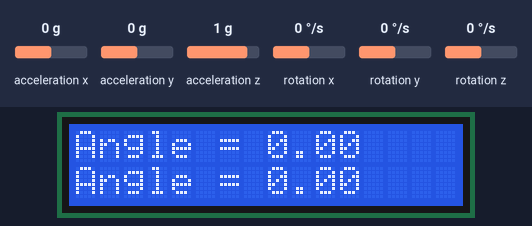
The sketch below on a simulated Arduino Uno, built with avr-gcc and run on an emulated ATmega328P. On the bench: 16×2 character LCD. Wiring (inferred from the names in the program): MPU-9250 motion sensor at I2C address 0x68. Inputs (shaded band) come from the test bench; at power-on: acceleration y 0 g, acceleration x 0 g, acceleration z 1 g, rotation x 0 °/s, rotation y 0 °/s, rotation z 0 °/s. What the sketch prints to the serial monitor is not drawn.

Above: at 1.2 s.
1.3 s: acceleration y set to -1.4 g
At 2.0 s:
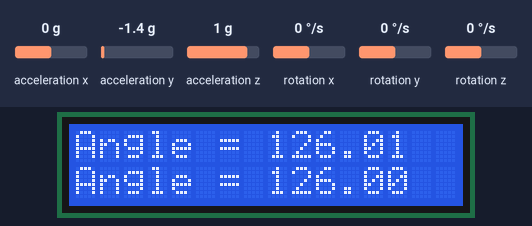
2.8 s: acceleration y set to -0.8 g
At 3.2 s:
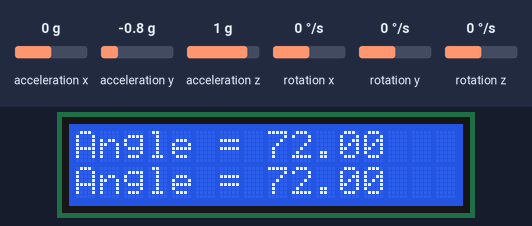
4.4 s: acceleration y set to -1.4 g
At 5.4 s:
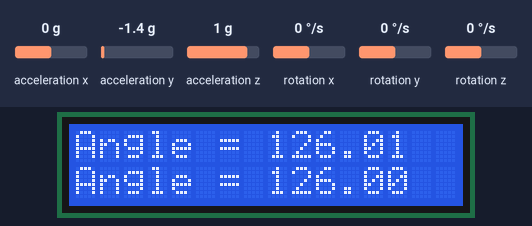
7.4 s: acceleration y set to 0 g
At 7.9 s:
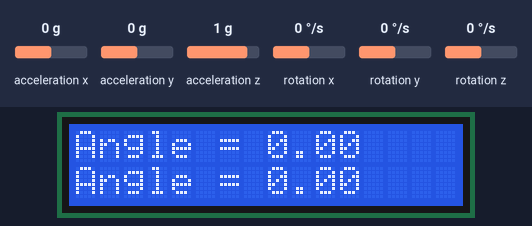
9.0 s: acceleration y set to 1.4 g
At 9.9 s:
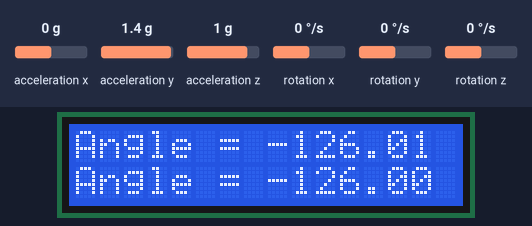
Timing chart, 0 to 12.0 s (numbered marks = the images above; inputs shaded):
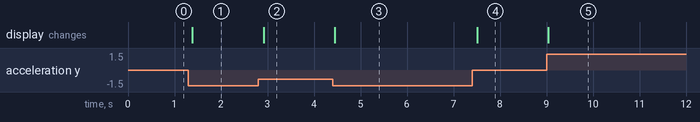

Measured:
- after the input at 1.3 s, the display: changes after 0.08 s (image 1)
- after the input at 2.8 s, the display: changes after 0.11 s (image 2)
- after the input at 4.4 s, the display: changes at once (image 3)
- after the input at 7.4 s, the display: changes after 0.11 s (image 4)
- after the input at 9.0 s, the display: changes at once (image 5)

The sketch:

MPU9250SpiritLevel.ino
```cpp
//#include <Arduino.h>
#include "Wire.h"
#include <LiquidCrystal.h>
#define MPU9250_ADDRESS 0x68
#define ACC_FULL_SCALE_2_G 0x00
const int rs = 8, en = 9, d4 = 4, d5 = 5, d6 = 6, d7 = 7;
LiquidCrystal lcd(rs, en, d4, d5, d6, d7);
uint8_t Buf[14];
float yangle;
int yangle2;
void I2Cread(uint8_t Address, uint8_t Register, uint8_t Nbytes, uint8_t* Data)
{
  // Set register address
  Wire.beginTransmission(Address);
  Wire.write(Register);
  Wire.endTransmission();

  // Read Nbytes
  Wire.requestFrom(Address, Nbytes);
  uint8_t index = 0;
  while (Wire.available())
    Data[index++] = Wire.read();
}

void I2CwriteByte(uint8_t Address, uint8_t Register, uint8_t Data)
{
  // Set register address
  Wire.beginTransmission(Address);
  Wire.write(Register);
  Wire.write(Data);
  Wire.endTransmission();
}

void setup() {
  Serial.begin(9600);
  Wire.begin();
  lcd.begin(16, 2);
  I2CwriteByte(MPU9250_ADDRESS, 29, 0x06);
  I2CwriteByte(MPU9250_ADDRESS, 28, ACC_FULL_SCALE_2_G);
  I2CwriteByte(MPU9250_ADDRESS, 108, 0x2F);
}

void loop() {
  lcd.clear();
  I2Cread(MPU9250_ADDRESS, 0x3B, 14, Buf);
  int16_t ay = -(Buf[2] << 8 | Buf[3]);
  yangle = ay / 182.04;
  //yangle2 = int(yangle * 10);
  lcd.print("Angle = ");
  Serial.print("Angle = ");
  Serial.print(yangle);
  lcd.print(yangle);
  lcd.setCursor(0,1);
  yangle = float(int(yangle*2)) / 2;
  lcd.print("Angle = ");
  lcd.print(yangle);
  Serial.print(" Angle = ");
  Serial.println(yangle);
  delay(100);

}
```
